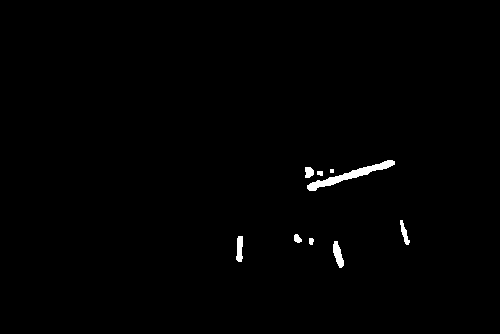
//> input picture Project12/Project12_HoughLines/build-Project12_HoughLines-Desktop_Qt_5_8_0_GCC_64bit-Debug/result.png, 500 x 334 px
$ ./main   (built with g++ and OpenCV 4)
//> lines starting //> are read from the running program, lines starting //| are printed output that depends on the picture; after the words box and inside, x2 and y2 are one past the last pixel; in counts of white or black regions, pixels touching at a corner belong together
#include<iostream>
#include<opencv2/opencv.hpp>
using namespace std;
using namespace cv;
Mat src1,gray_src,src2,dst;
int main()
{
    src1 = imread("result.png");
//> src1 is the input picture: 334 rows x 500 cols, CV_8UC3; 0.76% white; 9 white regions (1 under 20 px), largest, box (x1, y1, x2, y2) and area: (307, 160, 395, 191) 634, (333, 241, 344, 268) 175, (236, 236, 243, 262) 145
    if (src1.empty())
    {
        cout << "could not find src1" << endl;
        return -1;
    }
    namedWindow("input", CV_WINDOW_AUTOSIZE);
    imshow("input", src1);
    //霍夫直线   canny边缘提取 --> cvtcolor转灰度 --> HoughLinesP霍夫边缘检测
    cvtColor(src1,src1,CV_BGR2GRAY);
    Canny(src1,gray_src,100,200,3,false);
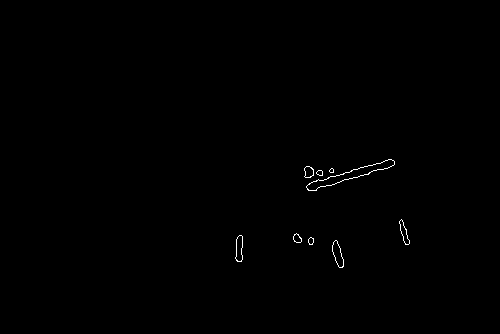
//> gray_src: 334 rows x 500 cols, CV_8UC1; 0.28% white in thin lines or dots, all inside (x1, y1, x2, y2) = (235, 159, 410, 268)
    cvtColor(gray_src,dst,CV_GRAY2BGR);
    vector<Vec4f> lines;

    HoughLinesP(gray_src,lines,1,CV_PI/180,1,0,0);
//> lines = 306 lines (x1, y1, x2, y2), first 8: [331, 185, 331, 185], [241, 254, 241, 248], [338, 245, 338, 244], [374, 164, 374, 164], [404, 242, 404, 241], [352, 178, 352, 178], [236, 256, 236, 239], [406, 234, 406, 229]

    for (size_t i = 0; i < lines.size(); i++)
    {
        Vec4f plines=lines[i];  //一个plines里边是四个点一条直线
        line(dst,Point(plines[0],plines[1]),Point(plines[2],plines[3]),Scalar(0,0,255),3,LINE_AA);
    }
//> this loop made 306 passes
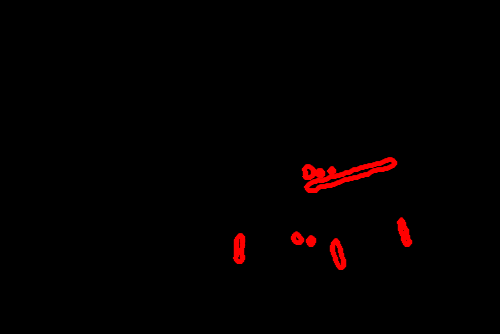
//> dst: 334 rows x 500 cols, CV_8UC3; mean B, G, R 0, 0, 3.6
    imshow("output", dst);
    waitKey(0);
    return 0;
}
